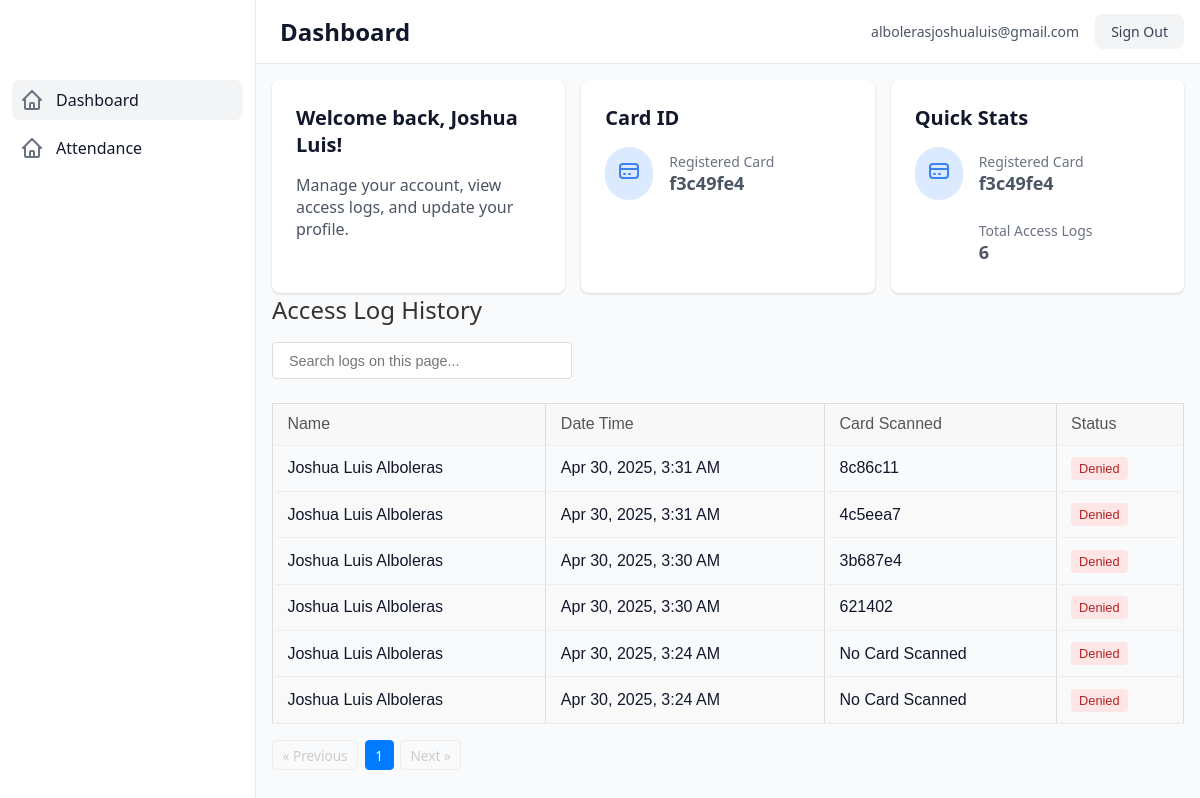
The app's page /user-dashboard.php (signed in) with its own data.
### tables this page shows
CREATE TABLE `rfidcards` (
  `card_id` varchar(50) NOT NULL,
  `user_id` int NOT NULL,
  `is_active` tinyint(1) NOT NULL DEFAULT '1',
  `issued_at` timestamp NULL DEFAULT CURRENT_TIMESTAMP,
  `revoked_at` timestamp NULL DEFAULT NULL
);

CREATE TABLE `accesslogs` (
  `log_id` int NOT NULL,
  `user_id` int DEFAULT NULL,
  `face_recognized` tinyint(1) DEFAULT NULL,
  `rfid_scanned` varchar(50) DEFAULT NULL,
  `access_granted` tinyint(1) NOT NULL,
  `timestamp` timestamp NULL DEFAULT CURRENT_TIMESTAMP,
  `confidence_score` float DEFAULT NULL,
  `device_id` varchar(50) DEFAULT NULL
);

CREATE TABLE `users` (
  `user_id` int NOT NULL,
  `first_name` varchar(50) NOT NULL,
  `last_name` varchar(50) NOT NULL,
  `email` varchar(100) DEFAULT NULL,
  `password` varchar(255) DEFAULT NULL,
  `role` varchar(50) DEFAULT NULL,
  `is_active` tinyint(1) NOT NULL DEFAULT '1',
  `created_at` timestamp NULL DEFAULT CURRENT_TIMESTAMP,
  `updated_at` timestamp NULL DEFAULT CURRENT_TIMESTAMP ON UPDATE CURRENT_TIMESTAMP
);

### user-dashboard.php (the view, shortened to what this page needs)
<?php
include("db_config.php");
$conn = mysqli_connect($host, $user, $pass, $db);
$card_id = null;
$sql_card = "SELECT card_id FROM rfidcards WHERE user_id = ?";
$stmt_card = mysqli_prepare($conn, $sql_card);
mysqli_stmt_bind_param($stmt_card, "i", $user_id);
mysqli_stmt_execute($stmt_card);
$result_card = mysqli_stmt_get_result($stmt_card);
if ($data_card = mysqli_fetch_assoc($result_card)) {
    $card_id = $data_card['card_id'];
}
$limit = 10;
$page = isset($_GET['page']) && is_numeric($_GET['page']) ? (int)$_GET['page'] : 1;
$offset = ($page - 1) * $limit;
$sql_total = "SELECT COUNT(*) FROM accesslogs WHERE user_id = $user_id";
$stmt_total = mysqli_prepare($conn, $sql_total);
mysqli_stmt_execute($stmt_total);
$result_total = mysqli_stmt_get_result($stmt_total);
$total_records = mysqli_fetch_array($result_total)[0];
$total_pages = ceil($total_records / $limit);
$sql_logs = "SELECT l.*, u.first_name, u.last_name
             FROM accesslogs l
             LEFT JOIN users u ON l.user_id = u.user_id WHERE u.user_id = $user_id
             ORDER BY l.timestamp DESC
             LIMIT ? OFFSET ?";
$stmt_logs = mysqli_prepare($conn, $sql_logs);
mysqli_stmt_bind_param($stmt_logs, "ii", $limit, $offset);
mysqli_stmt_execute($stmt_logs);
$result_logs = mysqli_stmt_get_result($stmt_logs);
?>
<!DOCTYPE html>
<html lang="en">
<head>
    <link rel="stylesheet" href="./styles/style.css">
    <link rel="stylesheet" href="./styles/user-dashboard.css">
</head>
<body>
    <div class="dashboard-layout" id="dashboard-layout">
        <nav class="navbar">
            <div class="navbar-content">
                <div class="navbar-left">
                    <span class="dashboard-title">Dashboard</span>
                </div>
                <div class="navbar-right">
                    <div class="user-info">
                        <span class="user-email" id="user-email"><?= htmlspecialchars($email) ?></span>
                        <a class="signout-button" id="signout-button" href="logout.php">Sign Out</a>
                    </div>
                </div>
            </div>
        </nav>
        <aside class="sidebar" id="sidebar">
            <div class="sidebar-content">
                <ul class="sidebar-nav">
                    <li>
                        <a href="./user-dashboard.php" class="nav-link active"> <svg fill="none" stroke="currentColor" viewBox="0 0 24 24">
                                <path stroke-linecap="round" stroke-linejoin="round" stroke-width="2" d="M3 12l2-2m0 0l7-7 7 7M5 10v10a1 1 0 001 1h3m10-11l2 2m-2-2v10a1 1 0 01-1 1h-3m-6 0a1 1 0 001-1v-4a1 1 0 011-1h2a1 1 0 011 1v4a1 1 0 001 1m-6 0h6" />
                            </svg>
                            <span>Dashboard</span>
                        </a>
                    </li>
                    <li>
                        <a href="./user-attendance.php" class="nav-link "> <svg fill="none" stroke="currentColor" viewBox="0 0 24 24">
                                <path stroke-linecap="round" stroke-linejoin="round" stroke-width="2" d="M3 12l2-2m0 0l7-7 7 7M5 10v10a1 1 0 001 1h3m10-11l2 2m-2-2v10a1 1 0 01-1 1h-3m-6 0a1 1 0 001-1v-4a1 1 0 011-1h2a1 1 0 011 1v4a1 1 0 001 1m-6 0h6" />
                            </svg>
                            <span>Attendance</span>
                        </a>
                    </li>
                </ul>
            </div>
        </aside>
        <main class="main-content" id="main-content">
            <div class="main-content-inner">
                <div class="content-grid">
                    <div class="card">
                        <h2>Welcome back, <?= htmlspecialchars($first_name) ?>!</h2>
                        <p>Manage your account, view access logs, and update your profile.</p>
                    </div>
                    <div class="card">
                        <h2>Card ID</h2>
                        <div class="stats-item">
                            <div class="stats-icon-wrapper">
                                <svg fill="none" stroke="currentColor" viewBox="0 0 24 24" xmlns="http://www.w3.org/2000/svg">
                                    <path stroke-linecap="round" stroke-linejoin="round" stroke-width="2" d="M3 10h18M7 15h1m4 0h1m-7 4h12a3 3 0 003-3V8a3 3 0 00-3-3H6a3 3 0 00-3 3v8a3 3 0 003 3z"></path>
                                </svg>
                            </div>
                            <div class="stats-text">
                                <p>Registered Card</p>
                                <p><?= $card_id ? htmlspecialchars($card_id) : 'Not Registered' ?></p>
                            </div>
                        </div>
                    </div>
                    <div class="card">
                        <h2>Quick Stats</h2>
                        <div class="stats-item">
                            <div class="stats-icon-wrapper">
                                <svg fill="none" stroke="currentColor" viewBox="0 0 24 24" xmlns="http://www.w3.org/2000/svg">
                                    <path stroke-linecap="round" stroke-linejoin="round" stroke-width="2" d="M3 10h18M7 15h1m4 0h1m-7 4h12a3 3 0 003-3V8a3 3 0 00-3-3H6a3 3 0 00-3 3v8a3 3 0 003 3z"></path>
                                </svg>
                            </div>
                            <div class="stats-text">
                                <p>Registered Card</p>
                                <p><?= $card_id ? htmlspecialchars($card_id) : 'Not Registered' ?></p>
                            </div>
                        </div>
                        <div class="stats-item" style="margin-top: 1rem;">
                            <div class="stats-icon-wrapper" style="background-color: var(--bg-green-100);">
                                <svg class="w-6 h-6" fill="none" stroke="var(--text-green-500)" viewBox="0 0 24 24" xmlns="http://www.w3.org/2000/svg">
                                    <path stroke-linecap="round" stroke-linejoin="round" stroke-width="2" d="M12 8v4l3 3m6-3a9 9 0 11-18 0 9 9 0 0118 0z"></path>
                                </svg>
                            </div>
                            <div class="stats-text">
                                <p>Total Access Logs</p>
                                <p><?= $total_records ?></p>
                            </div>
                        </div>
                    </div>
                </div>
                <div class="table-container table-responsive">
                    <h2>Access Log History</h2>
                    <div class="table-controls">
                        <input type="text" id="searchInput" class="search-input" placeholder="Search logs on this page...">
                    </div>
                    <table>
                        <thead>
                            <tr>
                                <th>Name</th>
                                <th>Date Time</th>
                                <th>Card Scanned</th>
                                <th>Status</th>
                            </tr>
                        </thead>
                        <tbody id="logTableBody">
                            <?php
                            if (mysqli_num_rows($result_logs) > 0) {
                                while ($row = mysqli_fetch_assoc($result_logs)) {
                                    $display_name = (isset($row['first_name']) && isset($row['last_name'])) ? htmlspecialchars($row['first_name'] . ' ' . $row['last_name']) : 'Unknown User';
                                    $timestamp_raw = $row['timestamp'];
                                    $rfid_scanned = $row['rfid_scanned'] == "" ? "No Card Scanned":$row['rfid_scanned'];
                                    $access_granted = $row['access_granted'];
                                    $timestamp = date("M j, Y, g:i A", strtotime($timestamp_raw));
                                    $status_text = '';
                                    $status_class = '';
                                    if ($access_granted == 1) {
                                        $status_text = 'Granted';
                                        $status_class = 'status-granted';
                                    } elseif ($access_granted == 0) {
                                        $status_text = 'Denied';
                                        $status_class = 'status-denied';
                                    } else {
                                        $status_text = 'Unknown';
                                        $status_class = 'status-unknown';
                                    }
                                    echo <<<HTML
                                            <tr>
                                                <td>{$display_name}</td>
                                                <td>{$timestamp}</td>
                                                <td>{$rfid_scanned}</td>
                                                <td><span class="status {$status_class}">{$status_text}</span></td>
                                            </tr>
                                        HTML;
                                }
                            } else {
                                echo '<tr><td colspan="5" style="text-align: center; padding: 1rem;">No access logs found.</td></tr>';
                            }
                            ?>
                        </tbody>
                    </table>
                    <div class="pagination">
                        <?php if ($page > 1) : ?>
                            <a href="?page=<?= $page - 1 ?>">&laquo; Previous</a>
                        <?php else: ?>
                            <span class="disabled">&laquo; Previous</span>
                        <?php endif; ?>
                        <?php
                        $range = 2;
                        for ($i = 1; $i <= $total_pages; $i++) {
                            if ($i == 1 || $i == $total_pages || ($i >= $page - $range && $i <= $page + $range)) {
                                if ($i == $page) {
                                    echo '<span class="current-page">' . $i . '</span>';
                                } else {
                                    echo '<a href="?page=' . $i . '">' . $i . '</a>';
                                }
                            } elseif (($i == $page - $range - 1) || ($i == $page + $range + 1)) {
                                echo '<span>...</span>';
                            }
                        }
                        ?>
                        <?php if ($page < $total_pages) : ?>
                            <a href="?page=<?= $page + 1 ?>">Next &raquo;</a>
                        <?php else: ?>
                            <span class="disabled">Next &raquo;</span>
                        <?php endif; ?>
                    </div>
                </div>
            </div>
        </main>
    </div>
</body>
</html>

### styles/style.css (style rules this page uses)
:root { --navbar-height: 4rem; --sidebar-width: 16rem; --text-gray-500: #6B7280; --text-gray-600: #4B5563; --text-gray-700: #374151; --text-gray-900: #11182C; --bg-gray-50: #F9FAFB; --bg-gray-100: #F3F4F6; --bg-gray-200: #E5E7EB; --border-gray-200: #E5E7EB; --text-blue-500: #3B82F6; --bg-blue-100: #DBEAFE; --text-red-500: #EF4444; --bg-red-50: #FEF2F2; }
* { box-sizing: border-box; margin: 0; padding: 0; }
body { font-family: system-ui, -apple-system, BlinkMacSystemFont, 'Segoe UI', Roboto, Oxygen, Ubuntu, Cantarell, 'Open Sans', 'Helvetica Neue', sans-serif; background-color: var(--bg-gray-50); color: var(--text-gray-900); }
button, a { cursor: pointer; color: inherit; background: none; border: none; text-decoration: none; }
.dashboard-layout { min-height: 100vh; }
.navbar { position: fixed; top: 0; right: 0; width: 100%; height: var(--navbar-height); background-color: white; border-bottom: 1px solid var(--border-gray-200); z-index: 50; padding: 0.75rem; transition: margin-left 0.3s ease-in-out, width 0.3s ease-in-out; }
.navbar-content { display: flex; align-items: center; justify-content: space-between; height: 100%; }
.navbar-left, .navbar-right { display: flex; align-items: center; }
.dashboard-title { margin-left: 0.5rem; font-size: 1.25rem; font-weight: 600; }
.user-info { display: flex; align-items: center; margin-left: 0.75rem; }
.user-email { margin-right: 1rem; font-size: 0.875rem; color: var(--text-gray-600); }
.signout-button { padding: 0.5rem 1rem; font-size: 0.875rem; color: var(--text-gray-700); background-color: var(--bg-gray-100); border-radius: 0.5rem; }
.sidebar { position: fixed; top: 0; left: 0; width: var(--sidebar-width); height: 100vh; padding-top: var(--navbar-height); background-color: white; border-right: 1px solid var(--border-gray-200); z-index: 40; transform: translateX(-100%); transition: transform 0.3s ease-in-out; }
.sidebar-content { height: 100%; overflow-y: auto; background-color: white; padding: 1rem 0.75rem; }
.sidebar-nav { list-style: none; }
.sidebar-nav > * + * { margin-top: 0.5rem; }
.nav-link { display: flex; align-items: center; padding: 0.5rem; color: var(--text-gray-900); border-radius: 0.5rem; transition: background-color 0.2s ease; }
.nav-link.active { background-color: var(--bg-gray-100); }
.nav-link svg { width: 1.5rem; height: 1.5rem; color: var(--text-gray-500); flex-shrink: 0; }
.nav-link span { margin-left: 0.75rem; flex-grow: 1; }
.main-content { padding-top: var(--navbar-height); min-height: 100vh; background-color: var(--bg-gray-50); transition: margin-left 0.3s ease-in-out; margin-left: 0; }
.main-content-inner { padding: 1rem; }
.content-grid { display: grid; gap: 1rem; }
.card { background-color: white; border-radius: 0.5rem; padding: 1.5rem; box-shadow: 0 1px 3px 0 rgba(0, 0, 0, 0.1), 0 1px 2px 0 rgba(0, 0, 0, 0.06); }
.card h2 { margin-bottom: 1rem; font-size: 1.25rem; font-weight: 700; }
.card p { color: var(--text-gray-600); }
.stats-item { display: flex; align-items: center; }
.stats-icon-wrapper { padding: 0.75rem; background-color: var(--bg-blue-100); border-radius: 9999px; }
.stats-icon-wrapper svg { width: 1.5rem; height: 1.5rem; color: var(--text-blue-500); }
.stats-text { margin-left: 1rem; }
.stats-text p:first-child { font-size: 0.875rem; color: var(--text-gray-500); }
.stats-text p:last-child { font-size: 1.125rem; font-weight: 600; }
@media (min-width: 800px) { .sidebar { transform: translateX(0); } }
@media (min-width: 800px) { .main-content { margin-left: var(--sidebar-width); } }
@media (min-width: 800px) { .navbar { margin-left: var(--sidebar-width); width: calc(100% - var(--sidebar-width)); padding: 0 1rem; } }
@media (min-width: 800px) { .dashboard-title { font-size: 1.5rem; } }
@media (min-width: 800px) { .content-grid { grid-template-columns: repeat(2, minmax(0, 1fr)); } }
@media (min-width: 1024px) { .content-grid { grid-template-columns: repeat(3, minmax(0, 1fr)); } }
table { width: 100%; border-collapse: collapse; margin-top: 20px; font-family: sans-serif; }
th, td { border: 1px solid #ddd; padding: 8px; text-align: left; }
th { background-color: #f2f2f2; font-weight: bold; }
tr:nth-child(even) { background-color: #f9f9f9; }
.search-input { padding: 0.6rem 1rem; border: 1px solid #ccc; border-radius: 4px; font-size: 0.9rem; flex-grow: 1; max-width: 300px; }

### records on screen
rfidcards: card_id "f3c49fe4"
accesslogs: user.last_name "Joshua Luis Alboleras", timestamp "Apr 30, 2025, 3:31 AM", rfid_scanned "8c86c11", access_granted "Denied"
accesslogs: user.last_name "Joshua Luis Alboleras", timestamp "Apr 30, 2025, 3:31 AM", rfid_scanned "4c5eea7", access_granted "Denied"
accesslogs: user.last_name "Joshua Luis Alboleras", timestamp "Apr 30, 2025, 3:30 AM", rfid_scanned "3b687e4", access_granted "Denied"
accesslogs: user.last_name "Joshua Luis Alboleras", timestamp "Apr 30, 2025, 3:30 AM", rfid_scanned "621402", access_granted "Denied"
accesslogs: user.last_name "Joshua Luis Alboleras", timestamp "Apr 30, 2025, 3:24 AM", rfid_scanned "No Card Scanned", access_granted "Denied"
accesslogs: user.last_name "Joshua Luis Alboleras", timestamp "Apr 30, 2025, 3:24 AM", rfid_scanned "No Card Scanned", access_granted "Denied"

### other values on screen
$email "albolerasjoshualuis@gmail.com"
$first_name "Joshua Luis"
$total_records "6"
